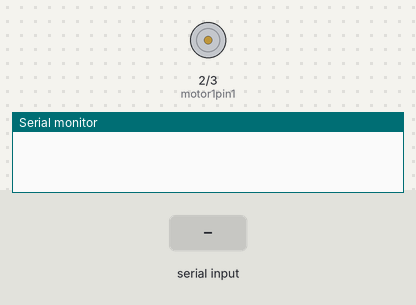
Simulated run of this sketch. Board: Arduino Uno, built with avr-gcc and run on an emulated ATmega328P. Parts: motor-driver pin pairs drawn as motors (green arrow = first pin HIGH = forward, orange = second pin HIGH = backward, longer = more drive), the last lines printed to the serial monitor. The test bench sets the inputs (shaded band).

Above: at 1.2 s.
1.3 s: "s" received over Serial
At 2.4 s:
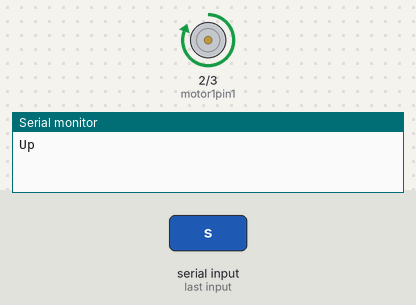
2.8 s: "w" received over Serial
At 3.5 s:
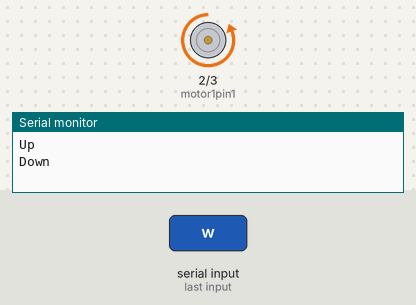
Timing chart, 0 to 5.8 s (numbered marks = the images above; inputs shaded):
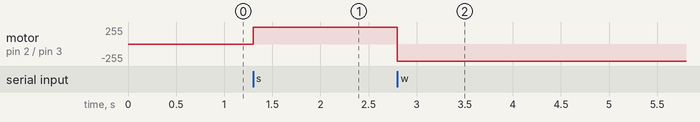

Measured:
- after the input at 1.3 s, motor on pin 2 (motor1pin1) / pin 3 (motor1pin2): stopped → forward 255/255 at once
- after the input at 2.8 s, motor on pin 2 (motor1pin1) / pin 3 (motor1pin2): forward 255/255 → backward 255/255 at once

The sketch:

EECE5552_LinearActuator.ino
```cpp
int motor1pin1 = 2;
int motor1pin2 = 3;

void setup() {
  // put your setup code here, to run once:
  pinMode(motor1pin1, OUTPUT);
  pinMode(motor1pin2, OUTPUT);

  Serial.begin(9600);
}

void loop() {
  if (Serial.available() ){
    char userInput = Serial.read();

    if (userInput == 's'){
      Serial.println("Up");
      digitalWrite(motor1pin1, HIGH);
      digitalWrite(motor1pin2, LOW);
    }
    if (userInput == 'w'){
      Serial.println("Down");
      digitalWrite(motor1pin1, LOW);
      digitalWrite(motor1pin2, HIGH);
    }
  }

}
```
